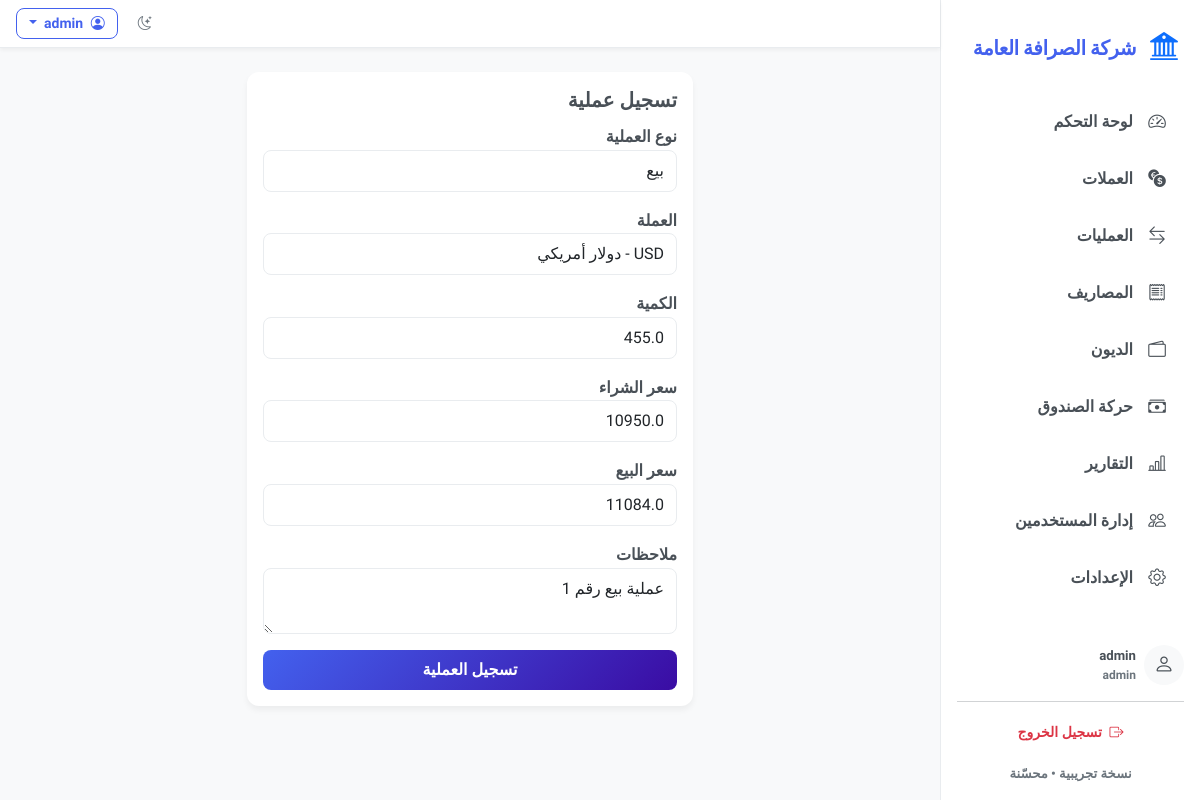
Screenshot of /transaction/edit/1 (signed in) with the database file from the repository.
### models.py (models this page shows)
class Settings(db.Model):
    id = db.Column(db.Integer, primary_key=True)
    company_name = db.Column(db.String(100), default='شركة الصرافة')
    company_logo = db.Column(db.String(200), default='bi-bank2')  # Bootstrap icon class

class User(UserMixin, db.Model):
    id = db.Column(db.Integer, primary_key=True)
    username = db.Column(db.String(80), unique=True, nullable=False)
    password_hash = db.Column(db.String(200), nullable=False)
    role = db.Column(db.String(20), default='viewer')

class Transaction(db.Model):
    id = db.Column(db.Integer, primary_key=True)
    date = db.Column(db.DateTime, default=datetime.utcnow)
    type = db.Column(db.String(10))
    currency_id = db.Column(db.Integer, db.ForeignKey('currency.id'))
    currency = db.relationship('Currency')
    quantity = db.Column(db.Float, nullable=False)
    buy_rate = db.Column(db.Float)
    sell_rate = db.Column(db.Float)
    total_value_local = db.Column(db.Float)
    profit = db.Column(db.Float)
    notes = db.Column(db.String(255))

### app.py (the view)
        @login_required
        def decorated_function(*args, **kwargs):
            if current_user.role in ['admin', 'editor']:
                return f(*args, **kwargs)
            else:
                flash('ليس لديك صلاحية للوصول إلى هذه الصفحة')
                return redirect(url_for('dashboard'))

### forms.py
class TransactionForm(FlaskForm):
    type = SelectField('نوع العملية', choices=[
        ('buy', 'شراء'),
        ('sell', 'بيع')
    ], validators=[DataRequired()])
    currency_id = SelectField('العملة', coerce=int, validators=[DataRequired()])
    quantity = FloatField('الكمية', validators=[DataRequired()])
    buy_rate = FloatField('سعر الشراء')
    sell_rate = FloatField('سعر البيع')
    notes = TextAreaField('ملاحظات')
    submit = SubmitField('تسجيل العملية')

### templates/transaction_form.html (shortened to what this page needs)
{% extends 'base.html' %}
{% block content %}
<div class="row justify-content-center">
  <div class="col-md-6">
    <div class="card p-3">
      <h5>تسجيل عملية</h5>
      <form method="post">
        <div class="mb-3">{{ form.type.label }}{{ form.type(class_='form-control') }}</div>
        <div class="mb-3">{{ form.currency_id.label }}{{ form.currency_id(class_='form-control') }}</div>
        <div class="mb-3">{{ form.quantity.label }}{{ form.quantity(class_='form-control') }}</div>
        <div class="mb-3">{{ form.buy_rate.label }}{{ form.buy_rate(class_='form-control') }}</div>
        <div class="mb-3">{{ form.sell_rate.label }}{{ form.sell_rate(class_='form-control') }}</div>
        <div class="mb-3">{{ form.notes.label }}{{ form.notes(class_='form-control') }}</div>
        <div class="d-grid">{{ form.submit(class_='btn btn-primary') }}</div>
      </form>
    </div>
  </div>
</div>
{% endblock %}

### templates/base.html (shortened to what this page needs)
<!doctype html>
<html lang="ar" dir="rtl">
  <head>
    <link href="https://cdn.jsdelivr.net/npm/bootstrap@5.3.0/dist/css/bootstrap.rtl.min.css" rel="stylesheet">
    <link href="https://cdn.jsdelivr.net/npm/bootstrap-icons@1.10.5/font/bootstrap-icons.css" rel="stylesheet">
    <link rel="stylesheet" href="/static/css/styles.css">
    <link rel="stylesheet" href="/static/css/theme-extra.css">
  </head>
  <body>
    <div class="d-flex">
      <aside class="sidebar p-3" id="sidebar">
        <div class="d-flex align-items-center mb-4 mt-2">
          <div class="brand-logo me-2">
            <i class="bi {{ settings.company_logo if settings else 'bi-bank2' }} fs-3 text-primary"></i>
          </div>
          <div class="brand fw-bold">{{ settings.company_name if settings else 'شركة الصرافة' }}</div>
        </div>
        <nav class="nav flex-column">
          <a class="nav-link {{ 'active' if request.path == '/' else '' }}" href="/">
            <i class="bi bi-speedometer2 nav-icon"></i>
            <span class="nav-text">لوحة التحكم</span>
          </a>
          <a class="nav-link {{ 'active' if '/currencies' in request.path else '' }}" href="/currencies">
            <i class="bi bi-currency-exchange nav-icon"></i>
            <span class="nav-text">العملات</span>
          </a>
          <a class="nav-link {{ 'active' if '/transactions' in request.path else '' }}" href="/transactions">
            <i class="bi bi-arrow-left-right nav-icon"></i>
            <span class="nav-text">العمليات</span>
          </a>
          <a class="nav-link {{ 'active' if '/expenses' in request.path else '' }}" href="/expenses">
            <i class="bi bi-receipt nav-icon"></i>
            <span class="nav-text">المصاريف</span>
          </a>
          <a class="nav-link {{ 'active' if '/debts' in request.path else '' }}" href="/debts">
            <i class="bi bi-wallet2 nav-icon"></i>
            <span class="nav-text">الديون</span>
          </a>
          <a class="nav-link {{ 'active' if '/cashbox' in request.path else '' }}" href="/cashbox">
            <i class="bi bi-cash-stack nav-icon"></i>
            <span class="nav-text">حركة الصندوق</span>
          </a>
          <a class="nav-link {{ 'active' if '/reports' in request.path else '' }}" href="/reports">
            <i class="bi bi-bar-chart-line nav-icon"></i>
            <span class="nav-text">التقارير</span>
          </a>
          {% if current_user.role == 'admin' %}
          <a class="nav-link {{ 'active' if '/users' in request.path else '' }}" href="/users">
            <i class="bi bi-people nav-icon"></i>
            <span class="nav-text">إدارة المستخدمين</span>
          </a>
          {% endif %}
          <a class="nav-link {{ 'active' if '/settings' in request.path else '' }}" href="/settings">
            <i class="bi bi-gear nav-icon"></i>
            <span class="nav-text">الإعدادات</span>
          </a>
        </nav>
        <div class="sidebar-footer mt-auto">
          <div class="user-info d-flex align-items-center mb-3">
            <div class="avatar bg-light rounded-circle d-flex align-items-center justify-content-center me-2">
              <i class="bi bi-person fs-5"></i>
            </div>
            <div class="user-details">
              <div class="username small fw-bold">{{ current_user.username }}</div>
              <div class="role small text-muted">{{ current_user.role }}</div>
            </div>
          </div>
          <hr class="my-3">
          <div class="text-center">
            <a class="btn btn-sm btn-outline-danger w-100" href="/logout">
              <i class="bi bi-box-arrow-right me-1"></i> تسجيل الخروج
            </a>
          </div>
          <div class="version small text-muted text-center mt-3">نسخة تجريبية • محسّنة</div>
        </div>
      </aside>
      <div class="flex-grow-1 main-content">
        <nav class="navbar navbar-expand-lg navbar-light bg-white shadow-sm px-3">
          <div class="container-fluid p-0">
            <div class="ms-auto d-flex align-items-center">
              <button class="btn btn-sm btn-outline-secondary theme-toggle me-2" title="تبديل الوضع">
                <i class="bi bi-moon-stars"></i>
              </button>
              <div class="dropdown">
                <button class="btn btn-sm btn-outline-primary dropdown-toggle" type="button" id="userDropdown" data-bs-toggle="dropdown">
                  <i class="bi bi-person-circle me-1"></i> {{ current_user.username }}
                </button>
              </div>
            </div>
          </div>
        </nav>
        <main class="container py-4">
          {% block content %}{% endblock %}
        </main>
      </div>
    </div>
  </body>
</html>

### static/css/styles.css (style rules this page uses)
:root { --bg: #f8f9fa; --card: #ffffff; --text: #495057; --text-light: #6c757d; --primary: #4361ee; --primary-dark: #3a56d4; --secondary: #6c757d; --success: #4cc9f0; --info: #4895ef; --warning: #f72585; --danger: #e63946; --muted: #6c757d; --accent: #4cc9f0; --sidebar-bg: #ffffff; --sidebar-link: #495057; --sidebar-link-hover: #f0f2f5; --sidebar-link-active: #e9ecef; --sidebar-border: #e9ecef; --header-bg: #ffffff; --border: #e9ecef; --primary-gradient: linear-gradient(135deg, #4361ee, #3a0ca3); --success-gradient: linear-gradient(135deg, #4cc9f0, #4895ef); --warning-gradient: linear-gradient(135deg, #f72585, #b5179e); --danger-gradient: linear-gradient(135deg, #e63946, #d00000); }
html,body { height:100%; font-family:'Dubai', 'Tajawal', sans-serif; background:var(--bg); color:var(--text); transition:all .25s ease-in-out; }
body { font-weight: 700; line-height: 1.6; }
h1, h2, h3, h4, h5, h6 { font-weight: 700; margin-bottom: 0.75rem; color: var(--text); font-family: 'Dubai', 'Tajawal', sans-serif; }
.card { background:var(--card); color:var(--text); transition:all .25s ease-in-out; box-shadow: 0 4px 6px rgba(0,0,0,0.05); border-radius:0.75rem; border:none; margin-bottom: 1.5rem; animation: fadeIn 0.5s ease-out; transform: translateY(0); transition: transform 0.3s ease, box-shadow 0.3s ease; }
.sidebar { min-height:100vh; background:var(--sidebar-bg); border-left:1px solid var(--sidebar-border); width:260px; transition:all .25s ease-in-out; box-shadow: 0 4px 6px rgba(0,0,0,0.05); display: flex; flex-direction: column; animation: slideInRight 0.3s ease-out; }
.sidebar .brand { font-size:1.25rem; font-weight:700; color:var(--primary); padding:0.5rem 0; font-family: 'Dubai', 'Tajawal', sans-serif; }
.sidebar .brand-logo { width: 40px; height: 40px; display: flex; align-items: center; justify-content: center; animation: bounceIn 0.8s; }
.sidebar .nav-link { color:var(--sidebar-link); text-decoration:none; padding:12px 15px; display:flex; align-items:center; border-radius:0.5rem; margin-bottom:0.25rem; transition:all .2s ease-in-out; font-weight: 500; position: relative; overflow: hidden; }
.sidebar .nav-link::before { content: ''; position: absolute; top: 0; left: 0; width: 100%; height: 100%; background: var(--primary-gradient); opacity: 0; transition: opacity 0.3s ease; z-index: -1; }
.sidebar .nav-link .nav-icon { font-size:1.1rem; margin-inline-end:12px; width: 24px; text-align: center; transition: transform 0.3s ease; }
.sidebar .nav-link .nav-text { flex: 1; }
.sidebar .sidebar-footer { padding-top: 1rem; }
.sidebar .user-info .avatar { width: 40px; height: 40px; animation: bounceIn 1s; }
.theme-toggle { cursor:pointer; transition: transform 0.3s ease; }
.main-content { background: var(--bg); min-height: 100vh; animation: fadeIn 0.5s ease-out; }
.navbar { background: var(--header-bg) !important; border-bottom: 1px solid var(--border); animation: slideInLeft 0.4s ease-out; }
.btn { border-radius: 0.5rem; font-weight: 500; padding: 0.5rem 1rem; transition: all 0.3s ease; position: relative; overflow: hidden; border: none; font-family: 'Dubai', 'Tajawal', sans-serif; font-weight: 700; }
.btn::before { content: ''; position: absolute; top: 0; left: 0; width: 100%; height: 100%; background: rgba(255,255,255,0.2); transform: translateX(-100%); transition: transform 0.4s ease; }
.btn-sm { padding: 0.25rem 0.75rem; font-size: 0.875rem; }
.btn-primary { background: var(--primary-gradient); color: white; }
.btn-outline-primary { color: var(--primary); border: 1px solid var(--primary); background: transparent; }
.form-control, .form-select { border-radius: 0.5rem; padding: 0.5rem 0.75rem; border: 1px solid var(--border); transition: all 0.3s ease; font-family: 'Dubai', 'Tajawal', sans-serif; }
.small, small { font-size: 0.825rem; }
.text-muted { color: var(--text-light) !important; }
.fw-bold { font-weight: 700 !important; }
.shadow-sm { box-shadow: 0 2px 4px rgba(0,0,0,0.05) !important; }

### static/css/theme-extra.css (style rules this page uses)
.brand { font-weight:800; font-size:1.2rem; color:var(--primary); letter-spacing: -0.5px; font-family: 'Dubai', 'Tajawal', sans-serif; }
.sidebar .nav-link { margin-bottom: 0.3rem; font-family: 'Dubai', 'Tajawal', sans-serif; font-weight: 700; }
.user-details .username { font-weight: 600; font-family: 'Dubai', 'Tajawal', sans-serif; }
.user-details .role { font-size: 0.75rem; font-family: 'Dubai', 'Tajawal', sans-serif; }

### rows the page displays
Settings: company_name "شركة الصرافة العامة"
User: username "admin", role "admin"
Transaction: type "بيع", currency_id "USD - دولار أمريكي", quantity "455.0", buy_rate "10950.0", sell_rate "11084.0", notes "عملية بيع رقم 1"
